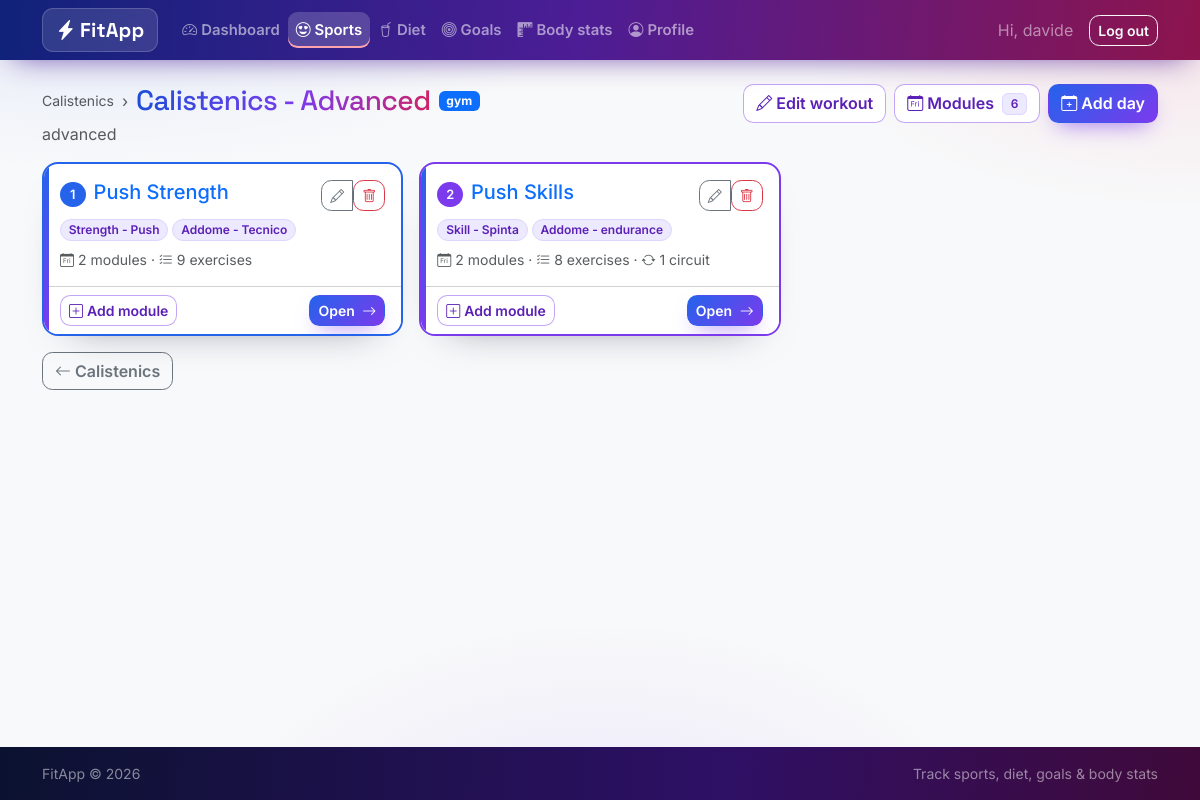
/sports/1/workouts/1 (signed in), run on the app's committed database.
### tables this page shows
CREATE TABLE users (
    id            INTEGER PRIMARY KEY AUTOINCREMENT,
    username      TEXT UNIQUE NOT NULL,
    email         TEXT UNIQUE NOT NULL,
    password_hash TEXT NOT NULL,
    height_cm     REAL,
    birth_date    TEXT,
    sex           TEXT,
    created_at    TEXT NOT NULL DEFAULT (datetime('now'))
, role TEXT NOT NULL DEFAULT 'user');

CREATE TABLE sports (
    id         INTEGER PRIMARY KEY AUTOINCREMENT,
    user_id    INTEGER NOT NULL REFERENCES users (id) ON DELETE CASCADE,
    name       TEXT NOT NULL,
    sport_type TEXT NOT NULL CHECK (sport_type IN ('gym', 'cardio', 'hybrid')),
    notes      TEXT,
    created_at TEXT NOT NULL DEFAULT (datetime('now'))
);

CREATE TABLE workouts (
    id         INTEGER PRIMARY KEY AUTOINCREMENT,
    sport_id   INTEGER NOT NULL REFERENCES sports (id) ON DELETE CASCADE,
    position   INTEGER NOT NULL DEFAULT 0,
    name       TEXT NOT NULL,
    notes      TEXT,
    created_at TEXT NOT NULL DEFAULT (datetime('now'))
);

CREATE TABLE workout_days (
    id         INTEGER PRIMARY KEY AUTOINCREMENT,
    workout_id INTEGER NOT NULL REFERENCES workouts (id) ON DELETE CASCADE,
    position   INTEGER NOT NULL DEFAULT 0,
    name       TEXT NOT NULL
);

CREATE TABLE "workout_modules" (
                id       INTEGER PRIMARY KEY AUTOINCREMENT,
                sport_id INTEGER NOT NULL REFERENCES sports (id) ON DELETE CASCADE,
                position INTEGER NOT NULL DEFAULT 0,
                name     TEXT NOT NULL,
                focus    TEXT,
                notes    TEXT
            );

### fitapp/routes/sports.py (the view)
@bp.route("/<int:sport_id>/workouts/<int:workout_id>")
@login_required
def workout_detail(sport_id, workout_id):
    sport = _get_sport(sport_id)
    workout = _get_workout(sport_id, workout_id)
    db = get_db()
    days = db.execute(
        """SELECT d.id, d.position, d.name,
                  (SELECT COUNT(*) FROM day_modules dm
                    WHERE dm.workout_day_id = d.id) AS module_count,
                  (SELECT COUNT(*) FROM day_exercises e
                     JOIN day_modules dm ON dm.module_id = e.workout_module_id
                    WHERE dm.workout_day_id = d.id) AS exercise_count,
                  (SELECT COUNT(*) FROM circuits c
                     JOIN day_modules dm ON dm.module_id = c.workout_module_id
                    WHERE dm.workout_day_id = d.id) AS circuit_count
           FROM workout_days d
           WHERE d.workout_id = ? ORDER BY d.position, d.id""",
        (workout_id,),
    ).fetchall()
    module_names = db.execute(
        """SELECT d.id AS day_id, m.name
           FROM day_modules dm
           JOIN workout_modules m ON m.id = dm.module_id
           JOIN workout_days d ON d.id = dm.workout_day_id
           WHERE d.workout_id = ?
           ORDER BY d.position, dm.position, m.id""",
        (workout_id,),
    ).fetchall()
    names_by_day = {}
    for row in module_names:
        names_by_day.setdefault(row["day_id"], []).append(row["name"])
    days_data = []
    for day in days:
        row = dict(day)
        row["module_names"] = names_by_day.get(day["id"], [])
        days_data.append(row)
    modules = _sport_library(db, sport_id)
    return render_template(
        "sports/workout_detail.html",
        sport=sport,
        workout=workout,
        days=days_data,
        modules=modules,
        module_count=len(modules),
    )

### fitapp/templates/sports/workout_detail.html (shortened to what this page needs)
{% extends "base.html" %}
{% block content %}
<div class="d-flex flex-wrap justify-content-between align-items-start mb-3 gap-2">
  <div>
    <div class="d-flex align-items-center gap-2 flex-wrap">
      <a class="small text-decoration-none text-muted" href="{{ url_for('sports.detail', sport_id=sport['id']) }}">{{ sport['name'] }}</a>
      <span class="text-muted">&rsaquo;</span>
      <h1 class="h3 mb-0">{{ workout['name'] }}</h1>
      <span class="badge
        {% if sport['sport_type'] == 'gym' %}text-bg-primary
        {% elif sport['sport_type'] == 'cardio' %}text-bg-danger
        {% else %}text-bg-dark{% endif %}">{{ sport['sport_type'] }}</span>
    </div>
    {% if workout['notes'] %}<p class="text-muted mb-0 mt-1">{{ workout['notes'] }}</p>{% endif %}
  </div>
  <div class="d-flex flex-wrap gap-2">
    <a class="btn btn-outline-success" href="{{ url_for('sports.workout_edit', sport_id=sport['id'], workout_id=workout['id']) }}">
      <i class="bi bi-pencil me-1"></i>Edit workout
    </a>
    <button class="btn btn-outline-success" type="button" data-bs-toggle="collapse"
            data-bs-target="#workoutModules" aria-expanded="false" aria-controls="workoutModules">
      <i class="bi bi-calendar-day me-1"></i>Modules
      <span class="badge text-bg-light border ms-1">{{ module_count }}</span>
    </button>
    <a class="btn btn-success" href="{{ url_for('sports.day_new', sport_id=sport['id'], workout_id=workout['id']) }}">
      <i class="bi bi-calendar-plus me-1"></i>Add day
    </a>
  </div>
</div>
{% set palette = ['blue', 'violet', 'rose', 'amber'] %}
<div class="row g-3">
  {% for d in days %}
  <div class="col-md-6 col-xl-4">
    <div class="card stat-card h-100 day-card day-{{ palette[loop.index0 % 4] }}">
      <div class="card-body">
        <div class="d-flex justify-content-between align-items-start mb-2">
          <h2 class="h5 mb-0">
            <a class="text-decoration-none" href="{{ url_for('sports.day_detail', sport_id=sport['id'], workout_id=workout['id'], day_id=d['id']) }}">
              <span class="day-index">{{ loop.index }}</span>{{ d['name'] }}
            </a>
          </h2>
          <div class="btn-group">
            <a class="btn btn-sm btn-outline-secondary" href="{{ url_for('sports.day_edit', sport_id=sport['id'], workout_id=workout['id'], day_id=d['id']) }}" title="Edit day">
              <i class="bi bi-pencil"></i>
            </a>
            <form class="d-inline" action="{{ url_for('sports.day_delete', sport_id=sport['id'], workout_id=workout['id'], day_id=d['id']) }}"
                  method="post" onsubmit="return confirm('Delete this workout-day and all its modules?');">
              <button class="btn btn-sm btn-outline-danger" type="submit" title="Delete day"><i class="bi bi-trash"></i></button>
            </form>
          </div>
        </div>
        {% if d['module_names'] %}
        <div class="d-flex flex-wrap gap-1 mb-2">
          {% for name in d['module_names'] %}
          <span class="badge rounded-pill text-bg-light border">{{ name }}</span>
          {% endfor %}
        </div>
        {% endif %}
        <div class="small text-muted">
          <i class="bi bi-calendar-day me-1"></i>{{ d['module_count'] }} module{{ 's' if d['module_count'] != 1 }}
          &middot; <i class="bi bi-list-check me-1"></i>{{ d['exercise_count'] }} exercise{{ 's' if d['exercise_count'] != 1 }}
          {% if d['circuit_count'] %}&middot; <i class="bi bi-arrow-repeat me-1"></i>{{ d['circuit_count'] }} circuit{{ 's' if d['circuit_count'] != 1 }}{% endif %}
        </div>
      </div>
      <div class="card-footer bg-white d-flex justify-content-between align-items-center gap-2">
        <a class="btn btn-sm btn-outline-success" href="{{ url_for('sports.module_add_existing', sport_id=sport['id'], workout_id=workout['id'], day_id=d['id']) }}">
          <i class="bi bi-plus-square me-1"></i>Add module
        </a>
        <a class="btn btn-sm btn-success" href="{{ url_for('sports.day_detail', sport_id=sport['id'], workout_id=workout['id'], day_id=d['id']) }}">
          Open <i class="bi bi-arrow-right ms-1"></i>
        </a>
      </div>
    </div>
  </div>
  {% endfor %}
</div>
<div class="mt-3">
  <a class="btn btn-outline-secondary" href="{{ url_for('sports.detail', sport_id=sport['id']) }}">
    <i class="bi bi-arrow-left me-1"></i>{{ sport['name'] }}
  </a>
</div>
{% endblock %}

### fitapp/templates/base.html (shortened to what this page needs)
<!doctype html>
<html lang="en" data-bs-theme="light">
<head>
  <link href="https://cdn.jsdelivr.net/npm/bootstrap@5.3.3/dist/css/bootstrap.min.css" rel="stylesheet">
  <link href="https://cdn.jsdelivr.net/npm/bootstrap-icons@1.11.3/font/bootstrap-icons.min.css" rel="stylesheet">
  <link href="{{ url_for('static', filename='css/style.css') }}" rel="stylesheet">
</head>
<body class="d-flex flex-column min-vh-100 bg-light">
<nav class="navbar navbar-expand-lg navbar-dark navbar-fitapp sticky-top">
  <div class="container">
    <a class="navbar-brand fw-bold" href="{{ url_for('dashboard.index') }}">
      <i class="bi bi-lightning-charge-fill me-1"></i>FitApp
    </a>
    <div class="collapse navbar-collapse" id="mainNav">
      {% if g.user %}
      <ul class="navbar-nav me-auto">
        <li class="nav-item"><a class="nav-link {% if request.endpoint == 'dashboard.index' %}active{% endif %}"
           href="{{ url_for('dashboard.index') }}"><i class="bi bi-speedometer2 me-1"></i>Dashboard</a></li>
        <li class="nav-item"><a class="nav-link {% if request.endpoint and request.endpoint.startswith('sports.') %}active{% endif %}"
           href="{{ url_for('sports.index') }}"><i class="bi bi-emoji-heart-eyes me-1"></i>Sports</a></li>
        <li class="nav-item"><a class="nav-link {% if request.endpoint and request.endpoint.startswith('diets.') %}active{% endif %}"
           href="{{ url_for('diets.index') }}"><i class="bi bi-cup-straw me-1"></i>Diet</a></li>
        <li class="nav-item"><a class="nav-link {% if request.endpoint and request.endpoint.startswith('goals.') %}active{% endif %}"
           href="{{ url_for('goals.index') }}"><i class="bi bi-bullseye me-1"></i>Goals</a></li>
        <li class="nav-item"><a class="nav-link {% if request.endpoint and request.endpoint.startswith('stats.') %}active{% endif %}"
           href="{{ url_for('stats.index') }}"><i class="bi bi-rulers me-1"></i>Body stats</a></li>
        <li class="nav-item"><a class="nav-link {% if request.endpoint and request.endpoint.startswith('profile.') %}active{% endif %}"
           href="{{ url_for('profile.index') }}"><i class="bi bi-person-circle me-1"></i>Profile</a></li>
      </ul>
      <div class="d-flex align-items-center">
        <span class="navbar-text me-3 text-white-50">Hi, {{ g.user['username'] }}</span>
        <form action="{{ url_for('auth.logout') }}" method="post" class="m-0">
          <button class="btn btn-outline-light btn-sm" type="submit">Log out</button>
        </form>
      </div>
      {% endif %}
    </div>
  </div>
</nav>
<main class="container py-4 flex-grow-1">
  {% block content %}{% endblock %}
</main>
<footer class="bg-dark text-white-50 py-3 mt-auto">
  <div class="container small d-flex justify-content-between">
    <span>FitApp &copy; {{ now_year if now_year else '2026' }}</span>
    <span>Track sports, diet, goals &amp; body stats</span>
  </div>
</footer>
</body>
</html>

### data on the page
users: user.username "davide"
sports: name "Calistenics", sport_type "gym"
workouts: notes "advanced"
workout_days: name "Push Strength", module_count "2", module_count "s", exercise_count "9", exercise_count "s"
workout_modules: name "Strength - Push"
workout_modules: name "Addome - Tecnico"
workout_days: name "Push Skills", module_count "2", module_count "s", exercise_count "8", exercise_count "s", circuit_count "1"
workout_modules: name "Skill - Spinta"
workout_modules: name "Addome - endurance"

### other printed values
{{ module_count }} "6"
